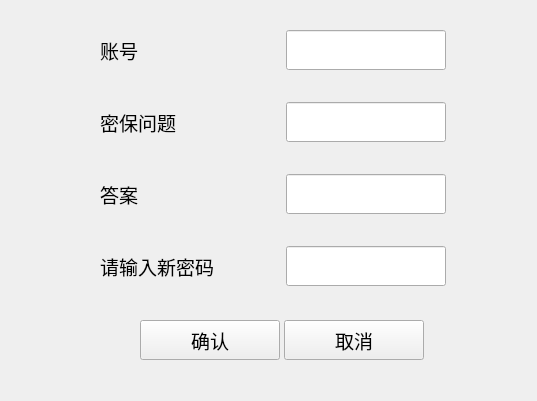
<?xml version="1.0" encoding="UTF-8"?>
<ui version="4.0">
 <class>findpswDialog</class>
 <widget class="QWidget" name="findpswDialog">
  <property name="geometry">
   <rect>
    <x>0</x>
    <y>0</y>
    <width>537</width>
    <height>401</height>
   </rect>
  </property>
  <property name="windowTitle">
   <string>Form</string>
  </property>
  <widget class="QWidget" name="layoutWidget">
   <property name="geometry">
    <rect>
     <x>140</x>
     <y>320</y>
     <width>286</width>
     <height>66</height>
    </rect>
   </property>
   <property name="minimumSize">
    <size>
     <width>140</width>
     <height>40</height>
    </size>
   </property>
   <layout class="QFormLayout" name="formLayout_2">
    <property name="horizontalSpacing">
     <number>4</number>
    </property>
    <property name="verticalSpacing">
     <number>0</number>
    </property>
    <item row="0" column="0">
     <widget class="QPushButton" name="btn_ok">
      <property name="minimumSize">
       <size>
        <width>140</width>
        <height>40</height>
       </size>
      </property>
      <property name="maximumSize">
       <size>
        <width>80</width>
        <height>30</height>
       </size>
      </property>
      <property name="font">
       <font>
        <pointsize>14</pointsize>
       </font>
      </property>
      <property name="text">
       <string>确认</string>
      </property>
     </widget>
    </item>
    <item row="0" column="1">
     <widget class="QPushButton" name="btn_cancel">
      <property name="minimumSize">
       <size>
        <width>140</width>
        <height>40</height>
       </size>
      </property>
      <property name="maximumSize">
       <size>
        <width>80</width>
        <height>30</height>
       </size>
      </property>
      <property name="font">
       <font>
        <pointsize>14</pointsize>
       </font>
      </property>
      <property name="text">
       <string>取消</string>
      </property>
     </widget>
    </item>
   </layout>
  </widget>
  <widget class="QWidget" name="layoutWidget">
   <property name="geometry">
    <rect>
     <x>100</x>
     <y>30</y>
     <width>371</width>
     <height>281</height>
    </rect>
   </property>
   <property name="minimumSize">
    <size>
     <width>180</width>
     <height>0</height>
    </size>
   </property>
   <layout class="QFormLayout" name="formLayout">
    <item row="0" column="1">
     <widget class="QLineEdit" name="line_account">
      <property name="minimumSize">
       <size>
        <width>160</width>
        <height>40</height>
       </size>
      </property>
      <property name="maximumSize">
       <size>
        <width>160</width>
        <height>40</height>
       </size>
      </property>
      <property name="font">
       <font>
        <pointsize>12</pointsize>
       </font>
      </property>
     </widget>
    </item>
    <item row="1" column="1">
     <spacer name="horizontalSpacer">
      <property name="orientation">
       <enum>Qt::Horizontal</enum>
      </property>
      <property name="sizeHint" stdset="0">
       <size>
        <width>40</width>
        <height>20</height>
       </size>
      </property>
     </spacer>
    </item>
    <item row="2" column="0">
     <widget class="QLabel" name="label_4">
      <property name="minimumSize">
       <size>
        <width>180</width>
        <height>40</height>
       </size>
      </property>
      <property name="maximumSize">
       <size>
        <width>100</width>
        <height>40</height>
       </size>
      </property>
      <property name="font">
       <font>
        <pointsize>14</pointsize>
       </font>
      </property>
      <property name="text">
       <string>密保问题</string>
      </property>
     </widget>
    </item>
    <item row="2" column="1">
     <widget class="QLineEdit" name="line_question">
      <property name="minimumSize">
       <size>
        <width>160</width>
        <height>40</height>
       </size>
      </property>
      <property name="maximumSize">
       <size>
        <width>160</width>
        <height>40</height>
       </size>
      </property>
      <property name="font">
       <font>
        <pointsize>12</pointsize>
       </font>
      </property>
     </widget>
    </item>
    <item row="3" column="1">
     <spacer name="horizontalSpacer_2">
      <property name="orientation">
       <enum>Qt::Horizontal</enum>
      </property>
      <property name="sizeHint" stdset="0">
       <size>
        <width>40</width>
        <height>20</height>
       </size>
      </property>
     </spacer>
    </item>
    <item row="4" column="0">
     <widget class="QLabel" name="label_5">
      <property name="minimumSize">
       <size>
        <width>180</width>
        <height>40</height>
       </size>
      </property>
      <property name="maximumSize">
       <size>
        <width>100</width>
        <height>40</height>
       </size>
      </property>
      <property name="font">
       <font>
        <pointsize>14</pointsize>
       </font>
      </property>
      <property name="text">
       <string>答案</string>
      </property>
     </widget>
    </item>
    <item row="4" column="1">
     <widget class="QLineEdit" name="line_answer">
      <property name="minimumSize">
       <size>
        <width>160</width>
        <height>40</height>
       </size>
      </property>
      <property name="maximumSize">
       <size>
        <width>160</width>
        <height>40</height>
       </size>
      </property>
      <property name="font">
       <font>
        <pointsize>12</pointsize>
       </font>
      </property>
     </widget>
    </item>
    <item row="5" column="1">
     <spacer name="horizontalSpacer_3">
      <property name="orientation">
       <enum>Qt::Horizontal</enum>
      </property>
      <property name="sizeHint" stdset="0">
       <size>
        <width>40</width>
        <height>20</height>
       </size>
      </property>
     </spacer>
    </item>
    <item row="6" column="0">
     <widget class="QLabel" name="label_2">
      <property name="minimumSize">
       <size>
        <width>180</width>
        <height>40</height>
       </size>
      </property>
      <property name="maximumSize">
       <size>
        <width>100</width>
        <height>40</height>
       </size>
      </property>
      <property name="font">
       <font>
        <pointsize>14</pointsize>
       </font>
      </property>
      <property name="text">
       <string>请输入新密码</string>
      </property>
     </widget>
    </item>
    <item row="6" column="1">
     <widget class="QLineEdit" name="line_psw">
      <property name="minimumSize">
       <size>
        <width>160</width>
        <height>40</height>
       </size>
      </property>
      <property name="maximumSize">
       <size>
        <width>160</width>
        <height>40</height>
       </size>
      </property>
      <property name="font">
       <font>
        <pointsize>12</pointsize>
       </font>
      </property>
      <property name="text">
       <string/>
      </property>
     </widget>
    </item>
    <item row="0" column="0">
     <widget class="QLabel" name="label">
      <property name="minimumSize">
       <size>
        <width>180</width>
        <height>40</height>
       </size>
      </property>
      <property name="maximumSize">
       <size>
        <width>100</width>
        <height>40</height>
       </size>
      </property>
      <property name="font">
       <font>
        <pointsize>14</pointsize>
       </font>
      </property>
      <property name="text">
       <string>账号</string>
      </property>
     </widget>
    </item>
   </layout>
  </widget>
 </widget>
 <resources/>
 <connections/>
</ui>
